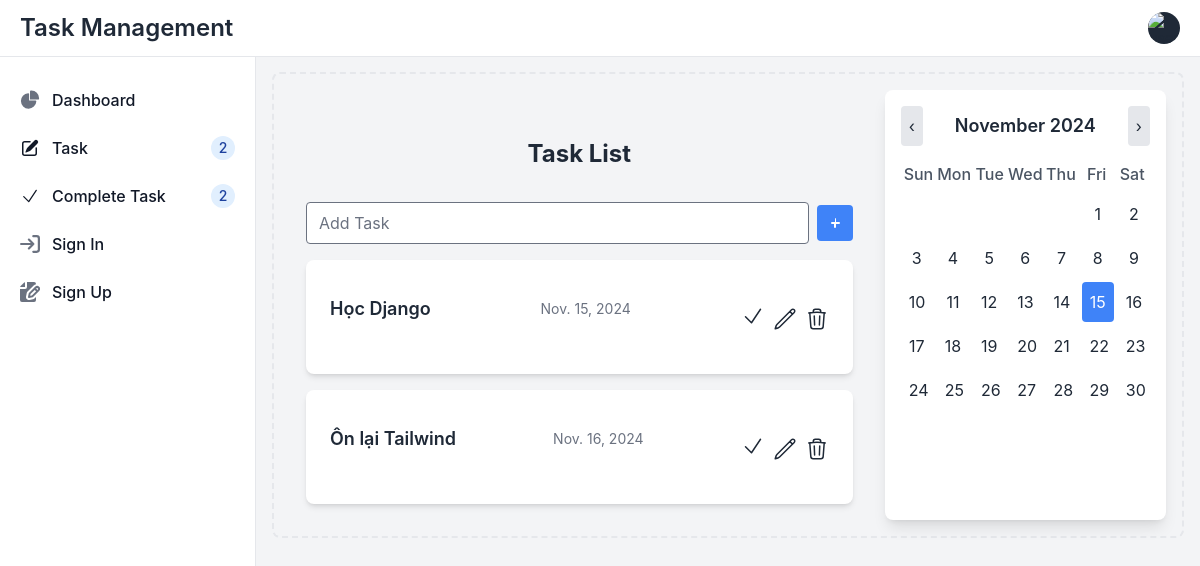
Page /task/ on the earlier database version.
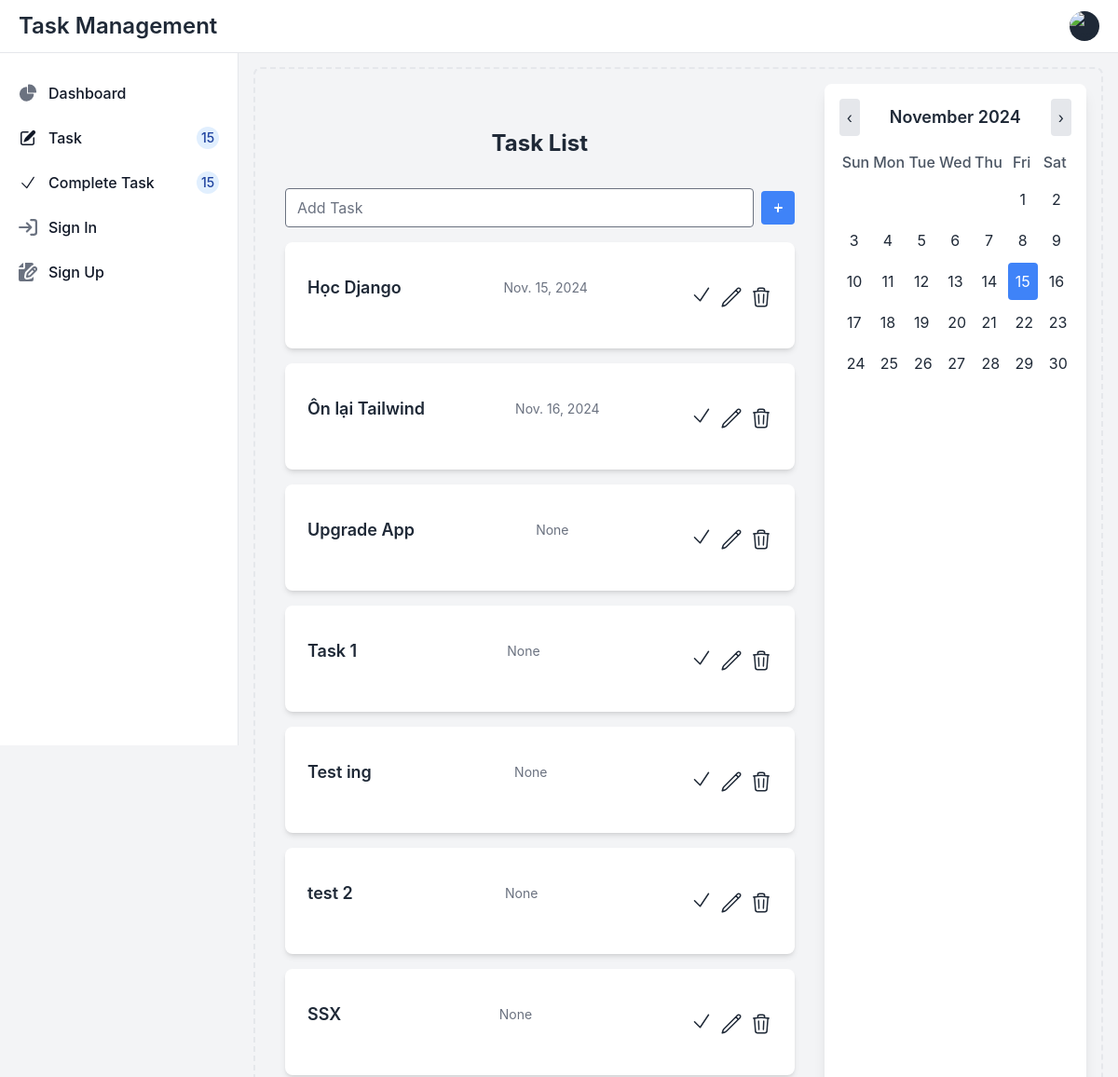
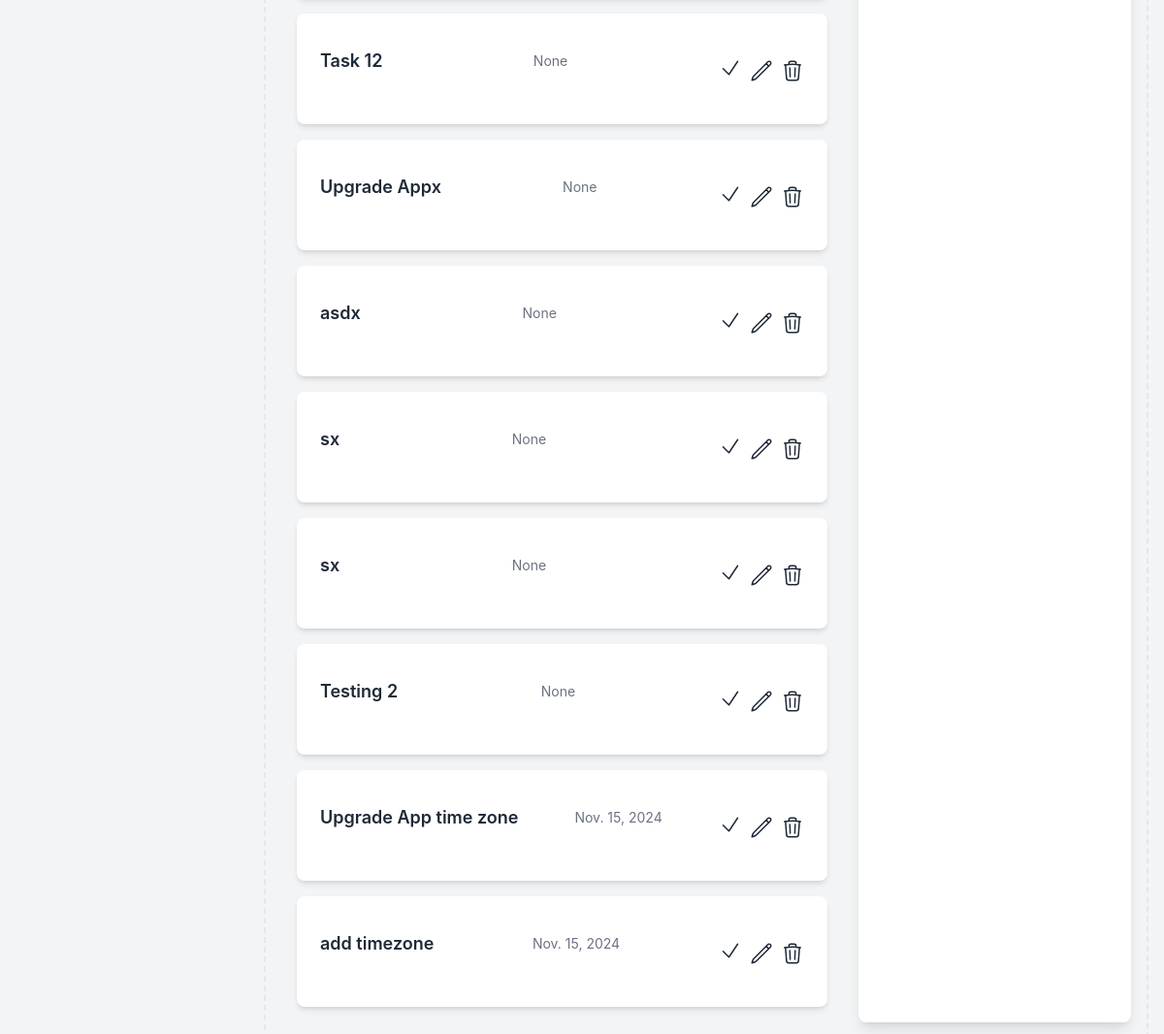
Same page on the later database version (2 pictures, top to bottom).
### tasks/models.py (models this page shows, shortened)
class Task(models.Model):
    title = models.CharField(max_length=100)
    description = models.TextField(blank=True)
    due_date = models.DateField(null=True, blank=True)
    completed = models.BooleanField(default=False)
    created_at = models.DateTimeField(auto_now_add=True)

### tasks/views.py (the view)
# urls.py: path('task/', views.task_list , name='task_list'),
def task_list(request):
    if request.method == 'POST':
        task_title = request.POST.get('task_title')
        if task_title:
            Task.objects.create(title=task_title,due_date=timezone.now().date())
        return redirect('task_list')
    tasks = Task.objects.all()
    return render(request, 'task_list.html', {'tasks': tasks})

### tasks/context_processors.py (called while the page is built)
def task_count_processor(request):
    task_count = Task.objects.count()
    return {
        'task_count' : task_count
    }

### templates/task_list.html (shortened to what this page needs)
{% extends "base.html" %}
{%block content%}
<h1 class="text-2xl text-center p-4 dark:text-white  font-bold my-4">Task List</h1>
<form action="{% url 'task_list' %}" method="post" class="flex items-center mb-4">
    <input type="text" name="task_title" placeholder="Add Task" class="border rounded px-3 py-2 mr-2 w-full">
    <button type="submit" class="bg-blue-500 text-white p-2 rounded">
        <svg xmlns="http://www.w3.org/2000/svg" class="h-5 w-5" viewBox="0 0 20 20" fill="currentColor">
            <path fill-rule="evenodd"
                d="M10 5a1 1 0 011 1v3h3a1 1 0 110 2h-3v3a1 1 0 11-2 0v-3H7a1 1 0 110-2h3V6a1 1 0 011-1z"
                clip-rule="evenodd" />
        </svg>
    </button>
</form>
<div class="space-y-4">
    {% for task in tasks %}
    {% if not task.completed %}
    <div class="bg-white p-6 rounded-lg shadow-md">
        <div class="flex flex-col md:flex-row items-center justify-between mb-4 space-y-2 md:space-y-0">
            <h3 class="text-lg font-semibold text-gray-800 text-center md:text-left md:order-1">{{ task.title }}</h3>
            <span class="text-sm text-center text-gray-500 md:order-2">{{ task.due_date }}</span>
            <div class="flex space-x-2 justify-center md:justify-end md:order-3 md:pt-5">
                <a href="{% url 'toggle_complete' task.id %}">
                    <button>
                        <svg xmlns="http://www.w3.org/2000/svg" fill="none" viewBox="0 0 24 24" stroke-width="1.5"
                            stroke="currentColor" class="size-6 w-6 h-6">
                            <path stroke-linecap="round" stroke-linejoin="round" d="m4.5 12.75 6 6 9-13.5" />
                        </svg>
                    </button>
                </a>
                <button>
                </button>
                <button>
                </button>
            </div>
        </div>
        {% endif %}
    </div>
    {% endfor %}
</div>
{% endblock content %}

### templates/base.html (shortened to what this page needs)
<!DOCTYPE html>
<html lang="en">
<head>
  <link href="https://cdn.jsdelivr.net/npm/tailwindcss@2.2.19/dist/tailwind.min.css" rel="stylesheet">
  <link href="https://cdn.jsdelivr.net/npm/flowbite@2.5.2/dist/flowbite.min.css" rel="stylesheet" />
</head>
<body class="bg-gray-100 text-gray-800">
  <nav class="fixed top-0 z-50 w-full bg-white border-b border-gray-200 dark:bg-gray-800 dark:border-gray-700">
    <div class="px-3 py-3 lg:px-5 lg:pl-3">
      <div class="flex items-center justify-between">
        <div class="flex items-center justify-start rtl:justify-end">
          <a class="flex ms-2 md:me-24">
            <span class="self-center text-xl font-semibold sm:text-2xl whitespace-nowrap dark:text-white">Task Management</span>
          </a>
        </div>
        <div class="flex items-center">
          <div class="flex items-center ms-3">
            <div>
              <button type="button"
                class="flex text-sm bg-gray-800 rounded-full focus:ring-4 focus:ring-gray-300 dark:focus:ring-gray-600"
                aria-expanded="false" data-dropdown-toggle="dropdown-user">
                <img class="w-8 h-8 rounded-full" src="https://flowbite.com/docs/images/people/profile-picture-5.jpg"
                  alt="user photo">
              </button>
            </div>
          </div>
        </div>
      </div>
    </div>
  </nav>
  <aside id="logo-sidebar"
    class="fixed top-0 left-0 z-40 w-64 h-screen pt-20 transition-transform -translate-x-full bg-white border-r border-gray-200 sm:translate-x-0 dark:bg-gray-800 dark:border-gray-700"
    aria-label="Sidebar">
    <div class="h-full px-3 pb-4 overflow-y-auto bg-white dark:bg-gray-800">
      <ul class="space-y-2 font-medium">
        <li>
          <a href="#"
            class="flex items-center p-2 text-gray-900 rounded-lg dark:text-white hover:bg-gray-100 dark:hover:bg-gray-700 group">
            <span class="ms-3">Dashboard</span>
          </a>
        </li>
        <li>
          <a href="{% url 'task_list' %}" onclick="loadTaskList('task_list')"
            class="flex items-center p-2 text-gray-900 rounded-lg dark:text-white hover:bg-gray-100 dark:hover:bg-gray-700 group">
            <span class="flex-1 ms-3 whitespace-nowrap">Task </span>
            {% if task_count %}
            <span
              class="inline-flex items-center justify-center w-3 h-3 p-3 ms-3 text-sm font-medium text-blue-800 bg-blue-100 rounded-full dark:bg-blue-900 dark:text-blue-300">
              {{task_count}}
            </span>
            {% else %}
            <span
              class="inline-flex items-center justify-center w-3 h-3 p-3 ms-3 text-sm font-medium text-blue-800 bg-blue-100 rounded-full dark:bg-blue-900 dark:text-blue-300">
              0
            </span>
            {% endif %}
          </a>
        </li>
        <li>
          <a href="#" onclick="loadTaskList('complete')"
            class="flex items-center p-2 text-gray-900 rounded-lg dark:text-white hover:bg-gray-100 dark:hover:bg-gray-700 group">
            <svg xmlns="http://www.w3.org/2000/svg" fill="none" viewBox="0 0 24 24" stroke-width="1.5"
              stroke="currentColor" class="w-5 h-5">
              <path stroke-linecap="round" stroke-linejoin="round" d="m4.5 12.75 6 6 9-13.5" />
            </svg>
            <span class="flex-1 ms-3 whitespace-nowrap">Complete Task</span>
            {% if task_count %}
            <span
              class="inline-flex items-center justify-center w-3 h-3 p-3 ms-3 text-sm font-medium text-blue-800 bg-blue-100 rounded-full dark:bg-blue-900 dark:text-blue-300">
              {{task_count}}
            </span>
            {% else %}
            <span
              class="inline-flex items-center justify-center w-3 h-3 p-3 ms-3 text-sm font-medium text-blue-800 bg-blue-100 rounded-full dark:bg-blue-900 dark:text-blue-300">
              0
            </span>
            {% endif %}
          </a>
        </li>
        <li>
          <a href="#"
            class="flex items-center p-2 text-gray-900 rounded-lg dark:text-white hover:bg-gray-100 dark:hover:bg-gray-700 group">
            <span class="flex-1 ms-3 whitespace-nowrap">Sign In</span>
          </a>
        </li>
        <li>
          <a href="#"
            class="flex items-center p-2 text-gray-900 rounded-lg dark:text-white hover:bg-gray-100 dark:hover:bg-gray-700 group">
            <span class="flex-1 ms-3 whitespace-nowrap">Sign Up</span>
          </a>
        </li>
      </ul>
    </div>
  </aside>
  <div class="p-4 sm:ml-64">
    <div class="p-4 border-2 border-gray-200 border-dashed rounded-lg dark:border-gray-700 mt-14">
      <div class="grid grid-cols-1 md:grid-cols-3 gap-4">
        <div class="col-span-2 p-4" id="task-content">
          {% block content %}
          {% endblock %}
        </div>
        <div class="p-4 bg-white shadow-lg rounded-lg w-full max-w-sm justify-self-end">
          <div class="flex justify-between items-center mb-4">
            <button onclick="prevMonth()" class="p-2 bg-gray-200 rounded hover:bg-gray-300">‹</button>
            <h2 id="month-year" class="text-lg font-semibold text-center w-full"></h2>
            <button onclick="nextMonth()" class="p-2 bg-gray-200 rounded hover:bg-gray-300">›</button>
          </div>
          <div class="grid grid-cols-7 text-center text-gray-600 font-medium mb-2">
            <div>Sun</div><div>Mon</div><div>Tue</div><div>Wed</div><div>Thu</div><div>Fri</div><div>Sat</div>
          </div>
          <div id="calendar-days" class="grid grid-cols-7 gap-1 text-center text-gray-800">
          </div>
        </div>
      </div>
    </div>
</div>
</body>
</html>

Differences in the rows shown:
added Task: title "Upgrade App", due_date "None"
added Task: title "Task 1", due_date "None"
added Task: title "Test ing", due_date "None"
added Task: title "test 2", due_date "None"
added Task: title "SSX", due_date "None"
added Task: title "Task 12", due_date "None"
added Task: title "Upgrade Appx", due_date "None"
added Task: title "asdx", due_date "None"
added Task: title "sx", due_date "None"
added Task: title "sx", due_date "None"
added Task: title "Testing 2", due_date "None"
added Task: title "Upgrade App time zone", due_date "Nov. 15, 2024"
added Task: title "add timezone", due_date "Nov. 15, 2024"
Other differences:
{{ task_count }}: "2" → "15"
